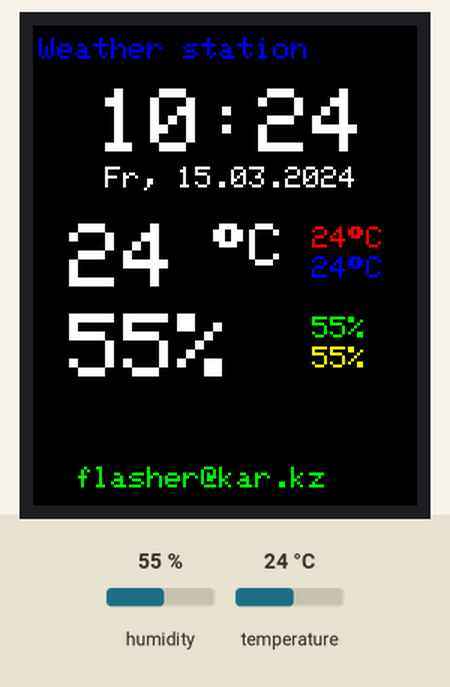
Bench run of a sketch on a simulated Arduino Uno, built with avr-gcc and run on an emulated ATmega328P. Shown: 128×160 colour display. The test bench sets the inputs (shaded band); at power-on: humidity 55 %, temperature 24 °C. The local clock reads 2024-03-15 10:24:30 at power-on unless the sketch sets it.

Above: at 1.3 s.
1.4 s: humidity set to 22 %
At 10.6 s:
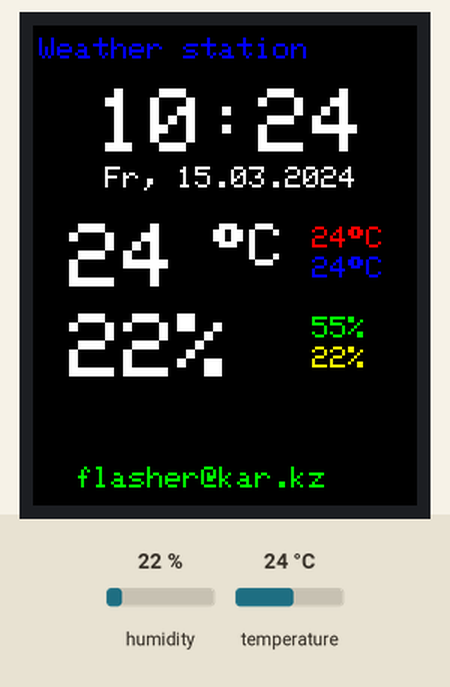
11.7 s: temperature set to 12 °C
At 21.0 s:
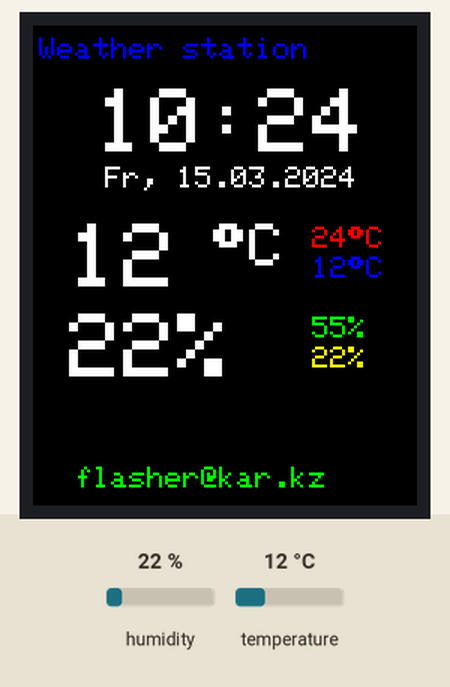
21.7 s: humidity set to 40 %
At 31.4 s:
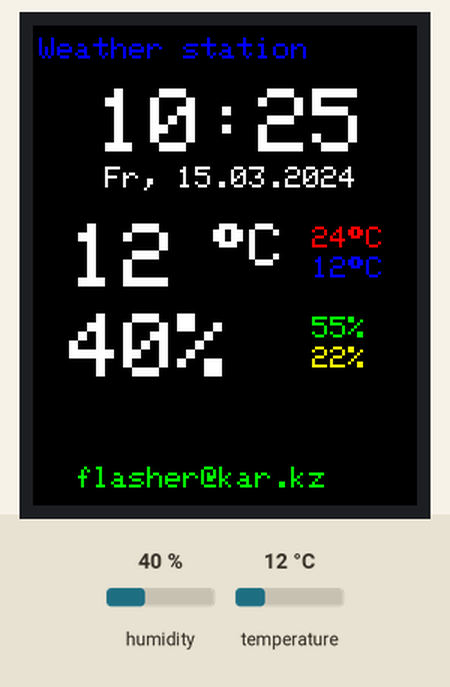
31.7 s: temperature set to 19 °C
At 40.7 s:
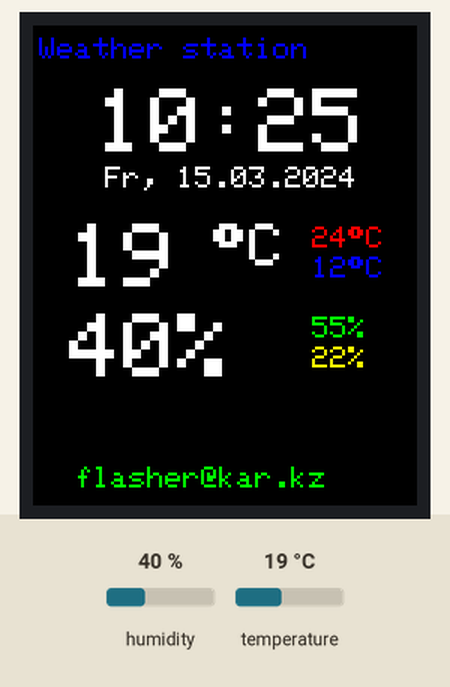
Timing chart, 0 to 42.2 s (numbered marks = the images above; inputs shaded):
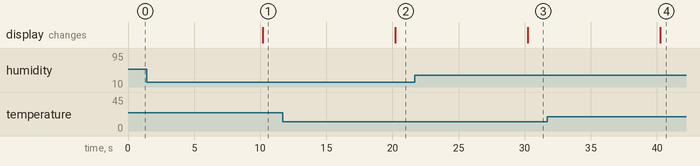

Measured:
- after the input at 1.4 s, the display: changes after 8.8 s (image 1)
- after the input at 11.7 s, the display: changes after 8.5 s (image 2)
- after the input at 21.7 s, the display: changes after 8.5 s (image 3)
- after the input at 31.7 s, the display: changes after 8.5 s (image 4)

The sketch:

GroundSensorLCD.ino
```cpp
// BMP085, DHT11, TinyRTC (DS1307) und 1.8 Zoll TFT-Farb-Display (HY-1.8 SPI)

#include <SPI.h>

#include "Adafruit_GFX.h"    // Adafruit Grafik-Bibliothek
#include "Adafruit_ST7735.h" // Adafruit ST7735-Bibliothek


#include <Wire.h>
//#include "Adafruit_BMP085.h" // Adafruit BMP085-Bibliothek

#include "RTClib.h"

#include <DHT.h>
#define DHTPIN 4         // Zur Messung verwendeter Pin, in unserem Fall also Pin 4
#define DHTTYPE DHT21    // DHT 11

// TFT-Display
#define CS   10 // Arduino-Pin an Display CS
#define DC   8  // Arduino-Pin an Display A0
#define RST  9  // Arduino Reset-Pin
#define TFT_SCLK 13   // set these to be whatever pins you like!
#define TFT_MOSI 11   // set these to be whatever pins you like!

// Faster
// Constructor when using hardware SPI.  Faster, but must use SPI pins
// specific to each board type (e.g. 11,13 for Uno, 51,52 for Mega, etc.)
Adafruit_ST7735 tft = Adafruit_ST7735(CS, DC, RST);  // Display-Bibliothek Setup
//Lower
// Constructor when using software SPI.  All output pins are configurable.
//Adafruit_ST7735 tft = Adafruit_ST7735(CS, DC, TFT_MOSI, TFT_SCLK, RST);

RTC_DS1307 RTC; // Tiny RTC Modul

//Adafruit_BMP085 bmp;   // BMP085

DHT dht(DHTPIN, DHTTYPE);  // Initialisieren des DHTs


DateTime now;
DateTime time_old;
DateTime date_old;

boolean night_mode=true;

void setup(void) {

  // Initialisiere RTC
  Wire.begin();
  RTC.begin();

  if (! RTC.isrunning()) {
    // Aktuelles Datum und Zeit setzen, falls die Uhr noch nicht läuft
    RTC.adjust(DateTime(__DATE__, __TIME__));
  }

//  bmp.begin();  // BMP085 starten

  dht.begin();  // DHT starten

  // Display
  tft.initR(INITR_BLACKTAB);     // ST7735-Chip initialisieren
  tft.setRotation(2);

  display_show();
}


float temp=1000;
float hum=1000;
int32_t pressure=1000;
float min_temp=1000;
float max_temp=-1000;
float min_humidity=1000;
float max_humidity=-1000;
int32_t min_pressure=1000000;
int32_t max_pressure=-1000;


void loop() {

  DateTime now=RTC.now();

  if(now.minute()!=time_old.minute()){
    show_time(time_old,true);
    time_old=now;
    show_time(time_old,false);
  }
  if(now.day()!=date_old.day()){
    show_date(date_old,true);
    date_old=now;
    show_date(date_old,false);
  }

  float t;
  t=dht.readTemperature();
  if(isnan(t)){}
  else if((int)t!=(int)temp){
   show_temp(temp,true);
   temp=t;
   if(min_temp>temp)min_temp=temp;
   if(max_temp<temp)max_temp=temp;
   show_temp(temp,false);
  }


  float h = dht.readHumidity();
  if(isnan(h)){}
  else if(h!=hum){
   show_hum(hum,true);
   hum=h;
   if(min_humidity>hum)min_humidity=hum;
   if(max_humidity<hum)max_humidity=hum;
   show_hum(hum,false);
  }

//  int32_t p=bmp.readPressure();
//  if(p!=pressure){
//   show_pressure(pressure,true);
//   pressure=p;
//   if(min_pressure>pressure)min_pressure=pressure;
//   if(max_pressure<pressure)max_pressure=pressure;
//   show_pressure(pressure,false);
//  }

  delay(10000);

}

void show_temp(float temp,boolean clear){

  int clearcolor=night_mode?ST7735_BLACK:ST7735_WHITE;
  int textcolor=night_mode?ST7735_WHITE:ST7735_BLACK;

  byte xs=12;
  byte ys=66;
  String htemp=String((int)temp);
  //byte xss=(temp<10?:temp

  set_text(xs,ys,htemp,clear?clearcolor:textcolor,3);
  set_text(xs+(3*htemp.length()*8),ys,"",(clear?clearcolor:textcolor),2);
  tft.write(247); // das °-Zeichen
  tft.print("C");
  set_text(xs+81,ys+1,String((int)max_temp),clear?clearcolor:ST7735_RED,1);
  tft.write(247);tft.print("C");
  set_text(xs+81,ys+11,String((int)min_temp),clear?clearcolor:ST7735_BLUE,1);
  tft.write(247);tft.print("C");
}

void show_hum(float hum,boolean clear){

  int clearcolor=night_mode?ST7735_BLACK:ST7735_WHITE;
  int textcolor=night_mode?ST7735_WHITE:ST7735_BLACK;

  byte xs=12;
  byte ys=96;

  set_text(xs,ys,String((int)hum)+"%",clear?clearcolor:textcolor,3);
  set_text(xs+81,ys+1,String((int)max_humidity)+"%",clear?clearcolor:ST7735_GREEN,1);
  set_text(xs+81,ys+11,String((int)min_humidity)+"%",clear?clearcolor:ST7735_YELLOW,1);
}

void show_pressure(float pressure,boolean clear){

  int clearcolor=night_mode?ST7735_BLACK:ST7735_WHITE;
  int textcolor=night_mode?ST7735_WHITE:ST7735_BLACK;

  byte xs=12;
  byte ys=130;

  set_text(xs,ys,String((int32_t)pressure)+"Pa",clear?clearcolor:textcolor,1);

  if(max_pressure>=100000)xs-=8;
  set_text(xs+68,ys-5,String((int32_t)max_pressure)+"Pa",clear?clearcolor:ST7735_CYAN,1);
  set_text(xs+68,ys+5,String((int32_t)min_pressure)+"Pa",clear?clearcolor:ST7735_MAGENTA,1);//
}

String get_day_of_week(uint8_t dow){

  String dows="  ";
  switch(dow){
   case 0: dows="So"; break;
   case 1: dows="Mo"; break;
   case 2: dows="Tu"; break;
   case 3: dows="We"; break;
   case 4: dows="Th"; break;
   case 5: dows="Fr"; break;
   case 6: dows="Sa"; break;
  }

  return dows;
}

void show_time(DateTime now, boolean clear){

  int clearcolor=night_mode?ST7735_BLACK:ST7735_WHITE;
  int textcolor=night_mode?ST7735_WHITE:ST7735_BLACK;

  tft.setTextColor(clear?clearcolor:textcolor);

  tft.setTextSize(3);
  tft.setCursor(21,21);
  if(now.hour()<10)tft.print(0);
  tft.print(now.hour(),DEC);
  tft.print(":");
  if(now.minute()<10)tft.print(0);
  tft.print(now.minute(),DEC);
//    tft.print(":");
//    if(now.second()<10)tft.print(0);
//    tft.print(now.second(),DEC);
}

void show_date(DateTime now,boolean clear){

  int clearcolor=night_mode?ST7735_BLACK:ST7735_WHITE;
  int textcolor=night_mode?ST7735_WHITE:ST7735_BLACK;

  tft.setTextColor(clear?clearcolor:textcolor);
  tft.setTextSize(1);
  tft.setCursor(24,47);
  tft.print(get_day_of_week(now.dayOfWeek()));
  tft.print(", ");
  if(now.day()<10)tft.print(0);
  tft.print(now.day(),DEC);
  tft.print(".");
  if(now.month()<10)tft.print(0);
  tft.print(now.month(),DEC);
  tft.print(".");
  tft.print(now.year(),DEC);
}

void set_text(int x,int y,String text,int color,int size){

  tft.setTextSize(size);
  tft.setCursor(x,y);
  tft.setTextColor(color);
  tft.print(text);
}

void display_show(){

  tft.fillScreen(night_mode?ST7735_BLACK:ST7735_WHITE);

  set_text(2,4,"Weather station",ST7735_BLUE,1);
  set_text(14,147,"flasher@kar.kz",ST7735_GREEN,1);

  time_old=date_old=RTC.now();

  show_time(time_old,false);
  show_date(date_old,false);
}
```
